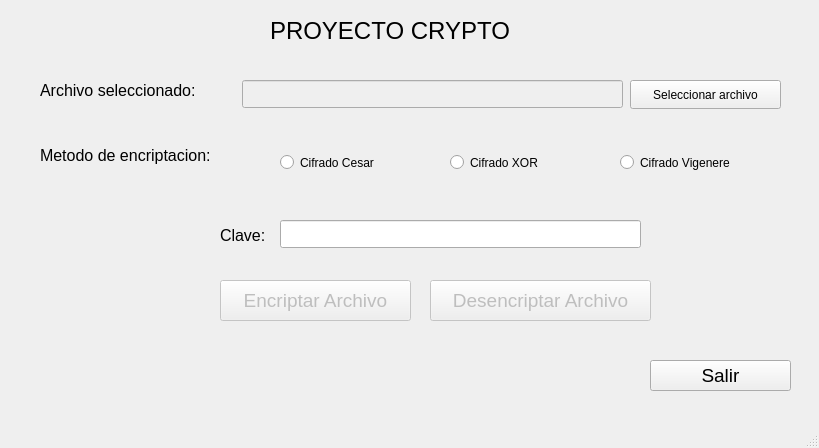
<?xml version="1.0" encoding="UTF-8"?>
<ui version="4.0">
 <class>MainWindow</class>
 <widget class="QMainWindow" name="MainWindow">
  <property name="geometry">
   <rect>
    <x>0</x>
    <y>0</y>
    <width>819</width>
    <height>448</height>
   </rect>
  </property>
  <property name="windowTitle">
   <string>MainWindow</string>
  </property>
  <widget class="QWidget" name="centralwidget">
   <widget class="QLabel" name="label">
    <property name="geometry">
     <rect>
      <x>270</x>
      <y>10</y>
      <width>271</width>
      <height>41</height>
     </rect>
    </property>
    <property name="font">
     <font>
      <pointsize>18</pointsize>
     </font>
    </property>
    <property name="text">
     <string>PROYECTO CRYPTO</string>
    </property>
   </widget>
   <widget class="QPushButton" name="btnSalir">
    <property name="geometry">
     <rect>
      <x>650</x>
      <y>360</y>
      <width>141</width>
      <height>31</height>
     </rect>
    </property>
    <property name="font">
     <font>
      <pointsize>14</pointsize>
     </font>
    </property>
    <property name="text">
     <string>Salir</string>
    </property>
   </widget>
   <widget class="QPushButton" name="btnEncriptar">
    <property name="enabled">
     <bool>false</bool>
    </property>
    <property name="geometry">
     <rect>
      <x>220</x>
      <y>280</y>
      <width>191</width>
      <height>41</height>
     </rect>
    </property>
    <property name="font">
     <font>
      <pointsize>14</pointsize>
     </font>
    </property>
    <property name="text">
     <string>Encriptar Archivo</string>
    </property>
   </widget>
   <widget class="QPushButton" name="btnDesencriptar">
    <property name="enabled">
     <bool>false</bool>
    </property>
    <property name="geometry">
     <rect>
      <x>430</x>
      <y>280</y>
      <width>221</width>
      <height>41</height>
     </rect>
    </property>
    <property name="font">
     <font>
      <pointsize>14</pointsize>
     </font>
    </property>
    <property name="text">
     <string>Desencriptar Archivo</string>
    </property>
   </widget>
   <widget class="QLabel" name="label_2">
    <property name="geometry">
     <rect>
      <x>40</x>
      <y>80</y>
      <width>201</width>
      <height>20</height>
     </rect>
    </property>
    <property name="font">
     <font>
      <pointsize>12</pointsize>
     </font>
    </property>
    <property name="text">
     <string>Archivo seleccionado:</string>
    </property>
   </widget>
   <widget class="QLineEdit" name="txtRutaArchivo">
    <property name="enabled">
     <bool>false</bool>
    </property>
    <property name="geometry">
     <rect>
      <x>242</x>
      <y>80</y>
      <width>381</width>
      <height>28</height>
     </rect>
    </property>
    <property name="readOnly">
     <bool>true</bool>
    </property>
   </widget>
   <widget class="QPushButton" name="btnSeleccionarArchivo">
    <property name="geometry">
     <rect>
      <x>630</x>
      <y>80</y>
      <width>151</width>
      <height>29</height>
     </rect>
    </property>
    <property name="text">
     <string>Seleccionar archivo</string>
    </property>
   </widget>
   <widget class="QLabel" name="label_3">
    <property name="geometry">
     <rect>
      <x>40</x>
      <y>140</y>
      <width>221</width>
      <height>31</height>
     </rect>
    </property>
    <property name="font">
     <font>
      <pointsize>12</pointsize>
     </font>
    </property>
    <property name="text">
     <string>Metodo de encriptacion:</string>
    </property>
   </widget>
   <widget class="QRadioButton" name="rbCesar">
    <property name="geometry">
     <rect>
      <x>280</x>
      <y>150</y>
      <width>121</width>
      <height>25</height>
     </rect>
    </property>
    <property name="text">
     <string>Cifrado Cesar</string>
    </property>
   </widget>
   <widget class="QRadioButton" name="rbXor">
    <property name="geometry">
     <rect>
      <x>450</x>
      <y>150</y>
      <width>121</width>
      <height>25</height>
     </rect>
    </property>
    <property name="text">
     <string>Cifrado XOR</string>
    </property>
   </widget>
   <widget class="QRadioButton" name="rbVigenere">
    <property name="geometry">
     <rect>
      <x>620</x>
      <y>150</y>
      <width>141</width>
      <height>25</height>
     </rect>
    </property>
    <property name="text">
     <string>Cifrado Vigenere</string>
    </property>
   </widget>
   <widget class="QStackedWidget" name="stackedWidget">
    <property name="geometry">
     <rect>
      <x>170</x>
      <y>200</y>
      <width>481</width>
      <height>61</height>
     </rect>
    </property>
    <property name="currentIndex">
     <number>0</number>
    </property>
    <widget class="QWidget" name="page">
     <widget class="QLineEdit" name="txtKey">
      <property name="geometry">
       <rect>
        <x>110</x>
        <y>20</y>
        <width>361</width>
        <height>28</height>
       </rect>
      </property>
      <property name="readOnly">
       <bool>false</bool>
      </property>
     </widget>
     <widget class="QLabel" name="label_4">
      <property name="geometry">
       <rect>
        <x>50</x>
        <y>20</y>
        <width>61</width>
        <height>31</height>
       </rect>
      </property>
      <property name="font">
       <font>
        <pointsize>12</pointsize>
       </font>
      </property>
      <property name="text">
       <string>Clave:</string>
      </property>
     </widget>
    </widget>
    <widget class="QWidget" name="page_2">
     <widget class="QLabel" name="label_5">
      <property name="geometry">
       <rect>
        <x>130</x>
        <y>10</y>
        <width>151</width>
        <height>31</height>
       </rect>
      </property>
      <property name="font">
       <font>
        <pointsize>12</pointsize>
       </font>
      </property>
      <property name="text">
       <string>Desplazamiento:</string>
      </property>
     </widget>
     <widget class="QSpinBox" name="spinDesplazamiento">
      <property name="geometry">
       <rect>
        <x>290</x>
        <y>10</y>
        <width>61</width>
        <height>29</height>
       </rect>
      </property>
      <property name="minimum">
       <number>1</number>
      </property>
      <property name="maximum">
       <number>26</number>
      </property>
     </widget>
    </widget>
   </widget>
  </widget>
  <widget class="QMenuBar" name="menubar">
   <property name="geometry">
    <rect>
     <x>0</x>
     <y>0</y>
     <width>819</width>
     <height>25</height>
    </rect>
   </property>
  </widget>
  <widget class="QStatusBar" name="statusbar"/>
 </widget>
 <resources/>
 <connections/>
</ui>
